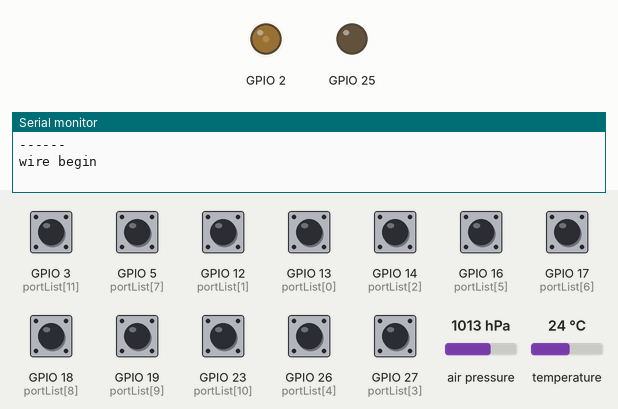
This sketch was run on a simulated ESP32. On the bench: output pins drawn as LEDs (lit = HIGH), the last lines printed to the serial monitor. Wiring (inferred from the names in the program): BMP180 pressure sensor at I2C address 0x77. The test bench sets the inputs (shaded band); at power-on: GPIO 3 (portList[11]), GPIO 5 (portList[7]), GPIO 12 (portList[1]), GPIO 13 (portList[0]), GPIO 14 (portList[2]), GPIO 16 (portList[5]), GPIO 17 (portList[6]), GPIO 18 (portList[8]), GPIO 19 (portList[9]), GPIO 23 (portList[10]), GPIO 26 (portList[4]), GPIO 27 (portList[3]) HIGH, air pressure 1013 hPa, temperature 24 °C.

Above: at 0.6 s.
At 1.2 s:
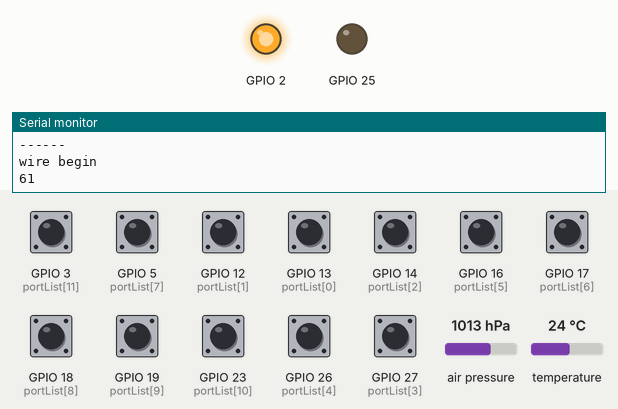
At 2.86 s:
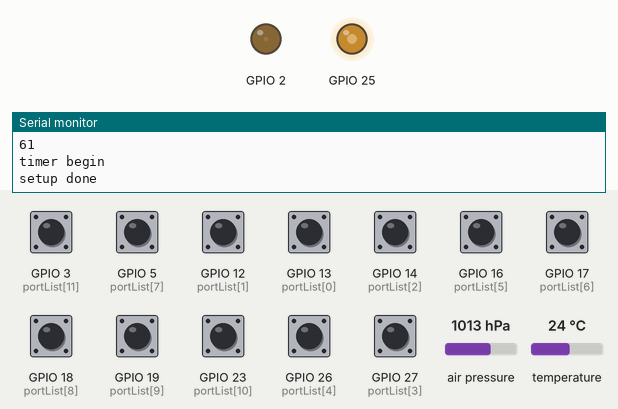
Timing chart, 0 to 2.9 s (numbered marks = the images above; inputs shaded):
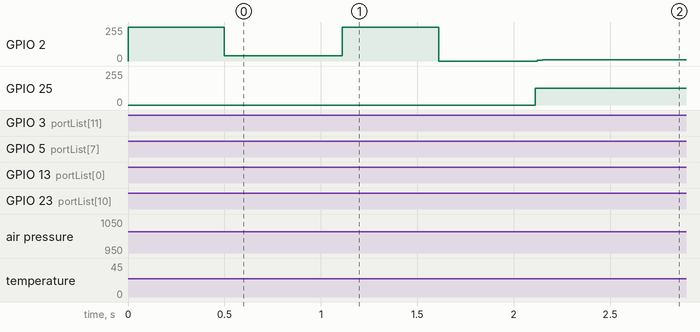

The sketch:

WindSynth5_esp32.ino
```cpp
#include <Wire.h>

#define BMP180_ADDR 0x77 // 7-bit address
#define BMP180_REG_CONTROL 0xF4
#define BMP180_REG_RESULT 0xF6
#define BMP180_COMMAND_TEMPERATURE 0x2E
#define BMP180_COMMAND_PRESSURE0 0x34
#define BMP180_COMMAND_PRESSURE1 0x74
#define BMP180_COMMAND_PRESSURE2 0xB4
#define BMP180_COMMAND_PRESSURE3 0xF4
#define TEMP_RATE (-0.55f)

static char _error;

hw_timer_t * timer = NULL;
volatile SemaphoreHandle_t timerSemaphore;
volatile int interruptCounter = 0;
portMUX_TYPE timerMux = portMUX_INITIALIZER_UNLOCKED;
int count = 0;

static uint8_t initCnt = 100;

static uint32_t defPressure = 0;
static uint32_t defTemperature = 0;

#define fs (40000.0)
static double ftt = 0.0;
volatile double fst = 0.0;
volatile double volReq = 0.0;
volatile double shift = 0.0;

static double vol = 0.0;
static double pitch = 0.0;

static int currentNote = 60;
static int baseNote = 0;
static byte toneNo = 0;

#define NOTE_BUFFER_SIZE (4)
static int noteBuffer[NOTE_BUFFER_SIZE];
static int notePos = 0;

//---------------------------------
char readBytes(unsigned char *values, char length)
// Read an array of bytes from device
// values: external array to hold data. Put starting register in values[0].
// length: number of bytes to read
{
  char x;

  Wire.beginTransmission(BMP180_ADDR);
  Wire.write(values[0]);
  _error = Wire.endTransmission();
  if (_error == 0)
  {
    Wire.requestFrom(BMP180_ADDR,length);
    while(Wire.available() != length) ; // wait until bytes are ready
    for(x=0;x<length;x++)
    {
      values[x] = Wire.read();
    }
    return(1);
  }
  return(0);
}

//---------------------------------
char readInt(char address, int16_t &value)
{
  unsigned char data[2];

  data[0] = address;
  if (readBytes(data,2))
  {
    value = (int16_t)((data[0]<<8)|data[1]);
    //if (*value & 0x8000) *value |= 0xFFFF0000; // sign extend if negative
    return(1);
  }
  value = 0;
  return(0);
}
char readUInt(char address, uint16_t &value) {
  unsigned char data[2];

  data[0] = address;
  if (readBytes(data,2))
  {
    value = (uint16_t)((data[0]<<8)|data[1]);
    //if (*value & 0x8000) *value |= 0xFFFF0000; // sign extend if negative
    return(1);
  }
  value = 0;
  return(0);
}

//---------------------------------
char writeBytes(unsigned char *values, char length)
{
  char x;

  Wire.beginTransmission(BMP180_ADDR);
  Wire.write(values,length);
  _error = Wire.endTransmission();
  if (_error == 0)
    return(1);
  else
    return(0);
}

//---------------------------------
uint16_t getPressure() {  // 16bit unsigned
  unsigned char wdata[2] = { BMP180_REG_CONTROL, BMP180_COMMAND_PRESSURE0 };
  if (writeBytes(wdata, 2)) {
    delay(5);
    unsigned char rdata[3] = { BMP180_REG_RESULT, 0, 0 };
    if (readBytes(rdata, 3)) {
      return (((uint16_t)rdata[0]) << 8) | (uint16_t)rdata[1];
    }
  }
  return 0;
}

//---------------------------------
int16_t getTemperature() {  // 16bit singed
  unsigned char wdata[2] = { BMP180_REG_CONTROL, BMP180_COMMAND_TEMPERATURE };
  if (writeBytes(wdata, 2)) {
    delay(5);
    unsigned char rdata[2] = { BMP180_REG_RESULT, 0 };
    if (readBytes(rdata, 2)) {
      return (int16_t)((((uint16_t)rdata[0]) << 8) | (uint16_t)rdata[1]);
    }
  }
  return 0;
}


//---------------------------------
int getNoteNumber() {
  bool keyLowC = digitalRead(16);
  bool keyEb = digitalRead(17);
  bool keyD = digitalRead(5);
  bool keyE = digitalRead(18);
  bool keyF = digitalRead(19);
  bool keyLowCs = digitalRead(13);
  bool keyGs =digitalRead(12);
  bool keyG = digitalRead(14);
  bool keyA = digitalRead(27);
  bool keyB = digitalRead(26);
  bool octDown = digitalRead(23);
  bool octUp = digitalRead(3);

  int bnote = 0;
  if (keyA == LOW) bnote = 1;
  if (keyB == LOW) bnote |= 2;   // 0x00:C#, 0x01:C, 0x02:B, (0x03:A)
  if (bnote == 3) bnote = 4;

  int note = baseNote - bnote;

  if ((bnote == 1) && (keyG == LOW)) note += 9;  // +12-3
  if (keyG == LOW) note -= 2;
  if (keyGs == LOW) note++;
  if (keyF == LOW) note -= 2;
  if (keyE == LOW) note--;
  if (keyD == LOW) note -= 2;
  if (keyEb == LOW) note++;
  if (keyLowC == LOW) note -=2;
  if (keyLowCs == LOW) note--;

  if (octDown == LOW) note -= 12;
  if (octUp == LOW) note += 12;

  return note;
}

//--------------------------
double CalcInvFrequency(double note) {
  return 440.0 * pow(2, (note - (69-12))/12);
}

//---------------------------------
void loop() {
  int32_t tmp = getTemperature() - defTemperature;
  uint32_t prsZero = 10 + defPressure + (uint32_t)(tmp * TEMP_RATE);
  uint32_t prs = getPressure();
  int32_t p = 0;
  if (prs > prsZero) p = (int32_t)(prs - prsZero);

  const int maxPressure = 400;
  if (p > maxPressure) p = maxPressure;
  double pp = p / (double)maxPressure;
  if (pp > 1.0) pp = 1.0;
  if (initCnt > 0) {
    initCnt--;
    pp = 0.2;
    currentNote = 69;
    ftt = CalcInvFrequency(currentNote + pitch);
  } else {
     int note = getNoteNumber();
     noteBuffer[notePos] = note;
     notePos = (notePos + 1) % NOTE_BUFFER_SIZE;
     bool updateFlag = true;
     for (int i = 1; i < NOTE_BUFFER_SIZE; i++) {
       if (noteBuffer[0] != noteBuffer[i]) {
         updateFlag = false;
         break;
       }
     }
     if (updateFlag) {
       if (currentNote != note) {
         vol *= 0.8;
       }
       currentNote = note;
     }
  }

  double ppReq = pp*pp;

#if 0
  {
  bool octDown = digitalRead(3);
  bool octUp = digitalRead(23);
    if ((octDown == false) && (octUp == false)) {
      ppReq = 1.0;
    }
  }
#endif
  if (ppReq > vol) {
    vol += (ppReq - vol) * 0.5;
  } else {
    vol += (ppReq - vol) * 0.9;
  }
  volReq = vol;

  //pitch = 0;
  //if (vol < 0.2) pitch = -(0.2-vol);
  if (vol < 0.01) shift = 0.0;
  else {
    if (shift < 1.0) shift += 0.1;
    else shift = 1.0;
  }

  double ft = CalcInvFrequency(currentNote + pitch);
  ftt += (ft - ftt) * 0.999;
  fst = (ftt / fs);
  ledcWrite(0, (uint8_t)(volReq * 255));

  //if (xSemaphoreTake(timerSemaphore, 0) == pdTRUE){
  if (interruptCounter > 0) {
    portENTER_CRITICAL(&timerMux);
    {
        interruptCounter--;
    }
    portEXIT_CRITICAL(&timerMux);
  }
#if 0
    char s[32];
    sprintf(s, "note %d", currentNote);
    Serial.println(s);
    delay(200);
#endif
    delay(1);
}

volatile double phase = 0.0;
//volatile double phase2 = 0.0;
//volatile double phase3 = 0.0;
#define REVERB_BUFFER_SIZE (9801)
#define REVERB_RATE (0.152)
volatile double reverbBuffer[REVERB_BUFFER_SIZE];
volatile int reverbPos = 0;

volatile short waveA[256];

volatile short wave[256];

const short waveWSynth[256] = {
    -11947,-14483,-17018,-19554,-22090,-24625,-26859,-27731,
    -28604,-29476,-30348,-31221,-31703,-31501,-31300,-31099,
    -30897,-30696,-30352,-29891,-29429,-28967,-28506,-28044,
    -27548,-27038,-26529,-26019,-25510,-25001,-24497,-23994,
    -23492,-22989,-22486,-21991,-21569,-21148,-20727,-20306,
    -19884,-19462,-19036,-18610,-18184,-17758,-17332,-16876,
    -16385,-15893,-15402,-14910,-14419,-13958,-13515,-13072,
    -12629,-12185,-11742,-11424,-11133,-10842,-10551,-10261,
    -9970,-9767,-9564,-9362,-9159,-8956,-8751,-8533,
    -8315,-8097,-7879,-7661,-7435,-7196,-6956,-6716,
    -6476,-6236,-5994,-5751,-5507,-5263,-5019,-4776,
    -4554,-4342,-4129,-3917,-3704,-3491,-3320,-3153,
    -2986,-2819,-2653,-2484,-2304,-2124,-1944,-1764,
    -1584,-1382,-1125,-868,-611,-354,-97,163,
    430,697,964,1231,1498,1715,1904,2093,
    2282,2470,2659,2829,2996,3162,3328,3495,
    3661,3848,4036,4223,4411,4598,4782,4947,
    5113,5278,5444,5610,5767,5909,6052,6194,
    6336,6479,6621,6763,6904,7046,7188,7330,
    7458,7582,7706,7830,7954,8078,8199,8319,
    8440,8560,8681,8806,8971,9137,9302,9468,
    9634,9809,10013,10216,10420,10623,10826,11038,
    11261,11484,11706,11929,12151,12343,12516,12690,
    12863,13037,13210,13281,13329,13376,13424,13472,
    13519,13562,13606,13649,13692,13735,13803,13986,
    14169,14352,14534,14717,14880,15006,15133,15259,
    15386,15512,15544,15497,15450,15403,15356,15309,
    15343,15408,15473,15538,15603,15668,15897,16143,
    16389,16634,16880,17115,17242,17368,17495,17621,
    17748,17872,17991,18109,18228,18346,18465,18599,
    18751,18904,19056,19208,19361,18903,18097,17291,
    16485,15678,14872,12654,10121,7589,5057,2524,
};

const short waveOboe[256] = {
  767,509,509,1024,768,806,876,1052,1285,1536,1785,2014,2213,2399,2598,2827,
  3074,3320,3555,3822,4273,4908,5336,5586,5762,5929,6109,6281,6477,6753,7094,7410,
  7703,8024,8394,8771,9166,9582,10088,10665,11211,11769,12458,13214,14072,15032,16159,17486,
  19100,20781,22171,23374,24576,25792,27008,28243,29385,30435,31397,32126,32311,31781,30802,29667,
  28600,27495,26224,24776,23210,21585,20005,18515,17203,16159,15310,14651,14112,13636,13179,12692,
  12258,11868,11540,11224,10831,10325,9858,9507,9226,8966,8709,8452,8193,7918,7604,7252,
  6935,6644,6338,6024,5786,5589,5367,5122,4872,4638,4458,4355,4252,4072,3840,3599,
  3385,3225,3107,3006,2895,2815,2727,2589,2450,2337,2236,2126,2047,1970,1867,1790,
  1713,1610,1533,1456,1354,1277,1200,1100,1040,1010,964,868,733,595,504,403,
  223,-11,-263,-514,-749,-929,-1031,-1134,-1312,-1535,-1749,-1928,-2108,-2326,-2575,-2851,
  -3184,-3593,-4006,-4357,-4694,-5057,-5411,-5820,-6329,-6801,-7177,-7558,-8056,-8667,-9332,-10099,
  -10966,-11869,-12837,-13880,-15026,-16296,-17619,-19027,-20488,-22232,-24299,-26303,-28110,-29699,-31034,-31612,
  -31539,-31100,-30475,-29732,-28793,-27715,-26642,-25605,-24595,-23622,-22658,-21576,-20381,-19246,-18194,-17208,
  -16340,-15646,-15013,-14336,-13651,-13002,-12354,-11719,-11079,-10469,-9920,-9504,-9148,-8786,-8453,-8120,
  -7764,-7443,-7132,-6756,-6309,-5933,-5622,-5301,-4951,-4648,-4412,-4229,-4049,-3831,-3588,-3344,
  -3127,-2947,-2768,-2554,-2331,-2153,-2052,-1957,-1800,-1604,-1394,-1232,-1084,-936,-719,-406,
};

const short waveOboeA[256] = {
  3063,-237,816,-292,-2212,2426,1942,1621,1313,1022,285,1054,863,1413,-587,2412,
  2773,1100,2306,2970,3407,4306,3422,4868,1608,8028,7271,5389,6741,9101,9127,6753,
  5748,2137,6676,5280,5300,10727,10388,10142,10051,8827,12088,12141,10222,15345,15869,14768,
  15723,16572,17596,18507,21697,23293,24854,24828,24230,26496,30141,24056,26045,25479,27576,25810,
  25522,24640,22653,22814,21475,21868,20043,16773,18447,17952,12193,15030,11679,17289,11770,11054,
  12195,8571,7748,8936,11108,9371,7734,10634,8282,9015,8870,5079,4675,3726,5410,5591,
  5361,3384,4189,4419,4720,3438,5846,1114,2261,6111,1400,2955,3814,4145,6984,2132,
  2295,3455,2155,4506,2549,4518,1230,5700,6141,682,3550,611,1137,-2169,3206,-267,
  417,3104,-891,1228,-994,1236,3243,606,-333,2991,1375,687,1515,-2380,241,138,
  -1427,546,371,1026,-735,-1226,-1103,-1751,1192,-1808,-3259,-3651,-2749,-2073,-1793,-66,
  -4340,-2719,-4300,-1883,-5868,-2651,-3073,-5037,-5032,-3203,-6669,-5836,-6358,-7339,-8661,-9523,
  -8847,-9121,-8403,-10875,-14877,-14688,-16396,-15376,-18273,-18216,-23618,-21809,-23337,-22809,-27481,-27869,
  -24459,-26249,-25856,-26470,-25283,-21960,-21108,-21318,-21320,-18684,-18551,-17843,-20115,-11824,-18159,-17459,
  -16485,-13168,-14241,-10644,-13904,-8651,-12491,-8760,-10695,-9993,-6506,-8329,-11316,-7269,-6165,-8925,
  -7671,-9394,-6972,-6524,-2262,-5072,-2329,-5362,-1081,-3386,-5005,-2893,-5680,-2306,-145,-4513,
  -4466,-153,-2895,-2674,-358,-186,-1853,36,-1816,-4813,237,-1929,-2115,1289,-1675,-4002,
};

const short waveCla[256] = {
    -2725, -4620, -6515, -8205, -9429, -10653, -11167, -11228,
    -11289, -10400, -9424, -8404, -7236, -6067, -5213, -4643,
    -4072, -3849, -3695, -3522, -3224, -2926, -2523, -1988,
    -1453, -1125, -868, -640, -929, -1218, -1632, -2270,
    -2908, -3621, -4373, -5124, -5539, -5942, -6163, -5900,
    -5638, -5276, -4842, -4408, -4151, -3917, -3694, -3516,
    -3337, -3208, -3130, -3052, -2849, -2616, -2351, -1813,
    -1275, -780, -345, 89, 378, 609, 830, 612,
    393, -163, -1420, -2677, -4501, -6654, -8807, -10446,
    -12050, -13185, -12849, -12514, -11494, -9907, -8321, -7035,
    -5800, -4678, -4153, -3628, -3319, -3263, -3206, -3520,
    -3945, -4414, -5441, -6467, -7738, -9411, -11083, -12853,
    -14667, -16482, -18033, -19581, -20991, -22070, -23149, -23635,
    -23727, -23818, -23236, -22582, -21959, -21444, -20930, -20619,
    -20496, -20374, -20523, -20731, -20941, -21163, -21386, -21378,
    -21066, -20754, -19956, -18984, -17975, -16123, -14271, -12090,
    -9293, -6496, -3639, -750, 2139, 4240, 6307, 8028,
    8781, 9533, 9689, 9393, 9097, 8661, 8206, 7753,
    7317, 6881, 6334, 5668, 5002, 4735, 4573, 4565,
    6025, 7486, 9250, 11467, 13685, 14758, 15353, 15921,
    13932, 11944, 9593, 6458, 3322, 906, -1071, -3050,
    -3454, -3733, -3830, -3324, -2819, -2345, -1897, -1450,
    -1309, -1225, -1106, -780, -454, 56, 791, 1527,
    2217, 2893, 3541, 3776, 4011, 4010, 3604, 3198,
    2798, 2399, 2001, 2597, 3214, 4136, 5827, 7517,
    9113, 10644, 12175, 12856, 13437, 13838, 13517, 13197,
    12463, 11326, 10189, 8887, 7546, 6241, 5207, 4173,
    3476, 3243, 3010, 3653, 4627, 5629, 7526, 9422,
    11412, 13586, 15759, 17718, 19556, 21394, 23017, 24628,
    26156, 27437, 28718, 29698, 30439, 31179, 31538, 31836,
    31923, 30970, 30017, 28319, 25791, 23264, 20193, 16967,
    13773, 10931, 8088, 5531, 3420, 1309, -829, -2979,
};


const short waveHamo[256] = {
  253,753,634,515,-248,-623,-1263,-1643,-2022,-2782,-3288,-4048,-4300,-4552,-5313,-6326,
  -7340,-9370,-10891,-12413,-14695,-17991,-21542,-20779,-18238,-14428,-12903,-11124,-10361,-9343,-8070,-7306,
  -6796,-6032,-5775,-5264,-5007,-4496,-4238,-3726,-3467,-2955,-2696,-2436,-1921,-1660,-1397,-1133,
  -866,-599,-334,-198,-61,202,466,729,992,1254,1516,1775,2285,2534,3289,3788,
  4287,4532,5284,6034,6784,8041,9044,10556,11815,13077,14848,16620,21694,30070,27781,25238,
  20918,18629,16341,14562,13035,10999,9726,8200,7182,6418,5908,5398,4888,4378,3868,3611,
  3355,3099,2842,2586,2330,2075,1946,1817,1815,1559,1558,1557,1303,1174,1045,1043,
  915,787,786,658,530,276,275,147,19,-236,-237,-365,-492,-747,-1002,-1256,
  -1511,-1638,-1766,-2020,-2275,-2784,-3038,-3293,-3547,-3801,-4310,-4564,-4819,-5328,-5583,-5838,
  -6347,-7111,-7620,-8384,-9402,-9911,-10927,-12452,-13469,-14486,-15504,-16521,-17538,-19063,-20081,-21353,
  -22879,-24914,-26948,-28475,-30509,-31019,-30514,-28994,-26459,-23415,-21387,-19866,-17839,-16066,-14802,-13538,
  -12529,-11520,-10512,-10013,-8498,-8000,-7249,-6752,-6510,-6015,-5778,-5540,-4792,-4551,-4307,-4058,
  -3930,-3800,-3541,-3408,-3274,-3011,-2749,-2614,-2479,-2217,-1956,-1694,-1430,-913,-651,-136,
  125,1146,1659,2426,3701,4722,6251,8541,10831,14899,17950,14145,11862,10595,8313,7807,
  6541,5527,4514,3755,3251,2492,2241,1735,1484,1233,981,728,603,477,225,227,
  102,-24,-22,-148,-273,-144,-17,-16,493,368,242,244,118,-8,-6,-4,
};

const short waveHamoA[256] = {
  -1669,-1304,-786,491,-606,1389,-1574,-2226,-2499,-2598,-1319,-3199,-6414,-4957,-3371,-5106,
  -6688,-7360,-8777,-12097,-12891,-14802,-15649,-16772,-17714,-16303,-14288,-9624,-9244,-10992,-6314,-6154,
  -6024,-4605,-4790,-3315,-4721,-5731,-3388,-2659,-3156,-1824,-2036,-1803,-310,-1315,-419,631,
  -34,-3787,-2586,-2176,40,-1340,1413,3485,2840,2899,1744,1482,2902,1837,4063,3716,
  5818,2196,2613,3151,5869,8958,8535,9545,10467,13178,12379,15469,19122,24203,22846,19777,
  18280,14012,14470,11005,11733,12025,11053,8393,7770,6518,4025,5937,6897,3258,4070,5521,
  6966,4367,6305,4148,1348,2327,1765,3280,2601,1025,60,1659,479,3565,-509,368,
  289,-1853,-1243,-1170,-526,3571,569,165,-367,-2262,247,-441,705,1547,1065,-3076,
  -1910,-1719,-2593,-2085,-1547,-1750,-2571,-4110,-1822,-3326,-4466,-2637,-7391,-4559,-5282,-3846,
  -1888,-6695,-6695,-5610,-7480,-6855,-10309,-9208,-10318,-11552,-13288,-15043,-16137,-15719,-16982,-17731,
  -22735,-24748,-21763,-25447,-27338,-25954,-24908,-23569,-22248,-19193,-16778,-17627,-15321,-12107,-10929,-10145,
  -8766,-10034,-11560,-7522,-8714,-4017,-3747,-5168,-6730,-5168,-5019,-5293,-5469,-6632,-4922,-4618,
  -3498,-5303,-3381,124,-856,-3549,-3757,-3722,-1204,63,-615,-3074,-2351,-3184,1713,546,
  1797,-1081,-1205,3511,4252,5219,4667,8142,9515,13053,12640,13582,11670,9882,9271,3870,
  3950,4897,5193,3772,2453,1736,3467,-529,-889,996,-1577,-901,1783,240,-1485,-2164,
  -91,-653,-591,147,1073,-2424,291,-1091,135,749,1848,985,1593,-918,410,-910,
};

//---------------------------------
double SawWave(double p) {
  return -1.0 + 2 * p;
}

double Voice(double p) {
  double v = 255*p;
  int t = (int)v;
  double f = (v - t);
  double w0 = (wave[t] * shift + waveA[t] * (1-shift));
  t = (t + 1) % 256;
  double w1 = (wave[t] * shift + waveA[t] * (1-shift));
  double w = (w1 * f) + (w0 * (1-f));
  return (w / 32767.0);
}

//---------------------------------
uint8_t CreateWave() {
    // double 演算で波形のフェーズを 0-255 で算出する
    phase += fst;
    if (phase >= 1.0) phase -= 1.0;

    // 波形を生成する
    double e = (127 * Voice(phase) * volReq) + reverbBuffer[reverbPos];// + phase2 * volReq2 + phase3 * volReq3;
    if ( (e < 0.2) && (e > -0.2) ) {
      e = 0.0;
    }
    reverbBuffer[reverbPos] = e * REVERB_RATE;
    reverbPos = (reverbPos + 1) % REVERB_BUFFER_SIZE;

    if (e < -127.0) e = -127.0;
    if (e > 127.0) e = 127.0;

    uint8_t dac = (uint8_t)(e + 127);
    return dac;
}
//---------------------------------
void IRAM_ATTR onTimer(){
  // Increment the counter and set the time of ISR
  portENTER_CRITICAL_ISR(&timerMux);
  {
    uint8_t dac = CreateWave();
    dacWrite(DAC1, dac);
    interruptCounter++;
  }
  portEXIT_CRITICAL_ISR(&timerMux);
  //xSemaphoreGiveFromISR(timerSemaphore, NULL);
}

//---------------------------------
void setup() {
  Serial.begin(115200);
  Serial.println("------");

  Wire.begin();
  Serial.println("wire begin");

  ledcSetup(0, 12800, 8);
  ledcAttachPin(A12, 0);

  ledcWrite(0, 255);
  delay(500);
  ledcWrite(0, 40);
  delay(500);

  const int portList[12] = { 13, 12, 14, 27, 26, 16, 17, 5,18, 19, 23, 3 };
  for (int i = 0; i < 12; i++) {
    pinMode(portList[i], INPUT_PULLUP);
  }
  baseNote = 49 + 12; // C (C#)
  bool keyLowC = digitalRead(16);
  bool keyEb = digitalRead(17);
  bool keyD = digitalRead(5);
  bool keyE = digitalRead(18);
  bool keyF = digitalRead(19);
  bool keyLowCs = digitalRead(13);
  bool keyGs =digitalRead(12);
  bool keyG = digitalRead(14);
  bool keyA = digitalRead(27);
  bool keyB = digitalRead(26);
  bool octDown = digitalRead(3);
  bool octUp = digitalRead(23);

  if ((octDown == LOW)&&(octUp == LOW)) {
    baseNote = 49 + 12 + 12; // Hi-C (Hi-C#)
  }
  else if (octDown == LOW) {
    baseNote = 47 + 12; // Bb (B)
  }
  else if (octUp == LOW) {
    baseNote = 52 + 12; // Eb (E)
  }
  if ((keyLowC == LOW) && (keyEb == HIGH)) {
    baseNote -= 12;
  } else if ((keyLowC == HIGH) && (keyEb == LOW)) {
    baseNote += 12;
  }
  if ((keyLowCs == HIGH) && (keyGs == HIGH) && (keyG == HIGH) && (keyA == HIGH) && (keyB == LOW)) {
    for (int i = 0; i < 256; i++) wave[i] = waveCla[i];
    for (int i = 0; i < 256; i++) waveA[i] = waveCla[i];
  }
  else if ((keyLowCs == HIGH) && (keyGs == HIGH) && (keyG == HIGH) && (keyA == LOW) && (keyB == HIGH)) {
    for (int i = 0; i < 256; i++) wave[i] = waveOboe[i];
    for (int i = 0; i < 256; i++) waveA[i] = waveOboeA[i];
  }
  else if ((keyLowCs == HIGH) && (keyGs == HIGH) && (keyG == LOW) && (keyA == HIGH) && (keyB == HIGH)) {
    for (int i = 0; i < 256; i++) wave[i] = waveHamo[i];
    for (int i = 0; i < 256; i++) waveA[i] = waveHamoA[i];
  }
  else if ((keyLowCs == HIGH) && (keyGs == LOW) && (keyG == HIGH) && (keyA == HIGH) && (keyB == HIGH)) {
    for (int i = 0; i < 256; i++) wave[i] = (i*235)-30000;
    for (int i = 0; i < 256; i++) waveA[i] = wave[i];
  }
  else if ((keyLowCs == LOW) && (keyGs == HIGH) && (keyG == HIGH) && (keyA == HIGH) && (keyB == HIGH)) {
    for (int i = 0; i < 256; i++) wave[i] = (i/128)*60000-30000;
    for (int i = 0; i < 256; i++) waveA[i] = wave[i];
  }
  else {
    for (int i = 0; i < 256; i++) wave[i] = waveWSynth[i];
    for (int i = 0; i < 256; i++) waveA[i] = waveWSynth[i];
  }


  Serial.println(baseNote);

  defPressure = getPressure();
  delay(100);
  defTemperature = getTemperature();

  ledcWrite(0, 255);
  delay(500);
  ledcWrite(0, 0);
  delay(500);

  for (int i = 0; i < REVERB_BUFFER_SIZE; i++) {
    reverbBuffer[i] = 0.0;
  }
  for (int i = 0; i < NOTE_BUFFER_SIZE; i++) {
    noteBuffer[i] = 1;
  }
    timerSemaphore = xSemaphoreCreateBinary();
  // Use 1st timer of 4 (counted from zero).
  // Set 80 divider for prescaler (see ESP32 Technical Reference Manual for more
  // info).
  timer = timerBegin(0, 80, true);  // 1us increment
  timerAttachInterrupt(timer, &onTimer, true);
  // Set alarm to call onTimer function every second (value in microseconds).
  // Repeat the alarm (third parameter)
  //timerAlarmWrite(timer, 300*1000, true);
  timerAlarmWrite(timer, 25, true); //40kHz
  timerAlarmEnable(timer);
  Serial.println("timer begin");

  Serial.println("setup done");
}
```
